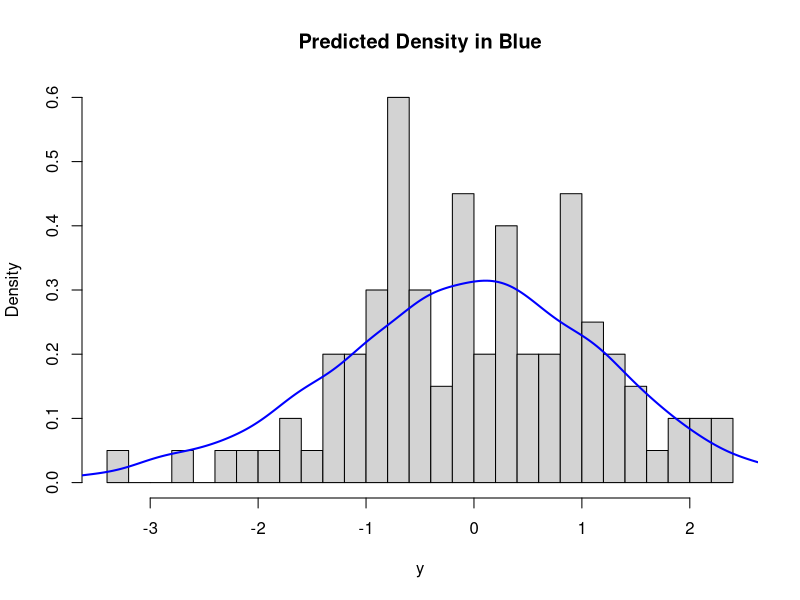
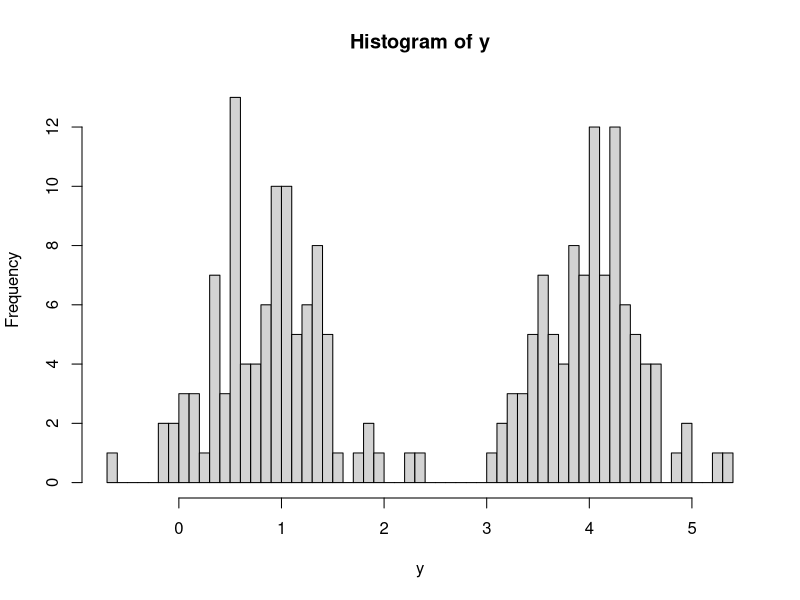

These charts were generated, in order, by the following R code: (Note: this script raises an error after producing the figures.)
# MCMC Exercise 12
# Gaussian Mixture Model with Infinite (M) Components
# April 2017
# Jennifer Starling

rm(list=ls())

#================================================================
# Gibbs Sampler =================================================
#================================================================

gibbs = function(y,alpha,Napp,iter=11000,burn=1000,thin=2){
	#-------------------------------------------------------------
	#FUNCTION: 	Gibbs Sampler for infinite-component Gaussian mixture model with known weights.
	#-------------------------------------------------------------
	#MODEL:		
	#-------------------------------------------------------------
	#INPUTS: 	y = vector of observations (data).
	#		a, b = hyperparams for sig.sq ~ IG(a,b).
	#		m, tau = hyperparams for mu.j ~ N(m,1/tau)
	#-------------------------------------------------------------
	#OUTPUTS:	
	#-------------------------------------------------------------
	require(Hmisc) #For generating random multinomials (vectorized).
	
	#Number of data points.
	n = length(y)
	
	#Hyperparameters for mu.j's.  mu.j ~ N(m,tau.sq)
	m = 0
	tau.sq = 100
	
	#Hyperparameters for lambda.  lambda ~ IG(a,b)
	a = .5
	b = .5
	
	#Calculate the deterministic (known) weight sequence.
	wi.seq = alpha^(1:Napp)
	
	#Data structures to hold values for each Gibbs iteration.
	#Using lists here, since dimension varies for each iteration.
	
	M = rep(0,iter)	#For tracking number of components in each sample.
	mu.j = list()		#mu components for each mu.j.
	w.j = list()		#Holds vector of weights for each component.
	d.i = list()		#Component assignments for each obs.
	u.i = list()		#Holds mu.i for each iteration for each obs.

	lambda = rep(.1,iter)	#Holds lambda values and initializes to .1.
	x.pred = rep(0,iter)	#Holds x from predictive for each iter.
	
	#Begin by selecting a random M>1, and randomizing some d.i values.
	M[1] = 5					#Indicates number of components in 1st Gibbs iter.
	d.i[[1]] = sample(1:M[1],n,replace=T)	#Indicates which component each obs belongs to.
	
	#Initialize weights based on initial M.
	w.j[[1]] = wi.seq[1:M[1]]
	
	#Initialize mu.j and u.i values based on initial M.
	mu.j[[1]] = rep(0,M[1])
	w.di = w.j[[1]][d.i[[1]]]
	u.i[[1]] = runif(n,0,w.di[[1]])
	
	#-------------------------------------------------------------
	#Iterate through sampler.
	for (k in 2:iter){
		
		### Progress report.
		if(k %% 100 == 0) {
			print(sprintf('Iteration %i out of %i...',k,iter))
		}
		
		#-------------------------------------------------------
		### Update lambda (1/sig.sq).
		
		#\sum_{i=1}^{n}(y.i - mu_{d.i})^2
		SS = sum((y - mu.j[[k-1]][d.i[[k-1]]])^2)
		
		lambda[[k]] = rgamma(1, n/2+a, b + SS/2)
		
		#-------------------------------------------------------
		### Update mu.j (normal-normal update within each group)
		nj = as.numeric(table(d.i[[k-1]]))
		ybar = aggregate(y,list(d.i[[k-1]]),mean)$x
		
		var = 1 / (1/tau.sq + nj*lambda[[k-1]])
		mean = var * ( (1/tau.sq)*m + nj*lambda[[k-1]]*ybar)
				
		mu.j[[k]] = rnorm(M[k-1],mean,sqrt(var))
		
		#-------------------------------------------------------
		### Update u.i.
		w.di = w.j[[k-1]][d.i[[k-1]]]	 #Weight for each obs i; w_{di}
		u.i[[k]] = runif(n,0,w.di)

		#-------------------------------------------------------
		### Update M, p(d.i=j) and d.i.
		
		M[k] = max(floor(log(u.i[[k]])/log(.5)))
		
			# NOTE: How to determine number of new components:
			# u.i < (1/2)^2 --> j < log(u.i)/log(.5)
			# Number of new components = max{ floor( log(u.i) / log(.5) ) }
		
		#Update weights based on new number of possible components.  
		#   (Known, just grabbing vector of right length.)
		w.j[[k]] = wi.seq[1:M[k]]
		
		#Adjust mu.j based on having > or < components in M+1 than M.
		if (M[k] > M[k-1]){
			#Fill in extra mu.j[[k]] components with samples from prior.
			new.mu = rnorm(M[k] - M[k-1], m, sqrt(tau.sq))
			mu.j[[k]] = c(mu.j[[k]], new.mu)
		}
		
		if (M[k] < M[k-1]){
			print('M[k] < M[k-1] IS TRUE')
			#Remove extra mu.j[[k]] components.
			mu.j[[k]] = mu.j[[k]][1:M[k]]
		}
		
		#Update vectors of P(d.i = j | ...) based on new weights. 
		probs = matrix(0,n,M[k])  #A (x by K) matrix to hold prob vecs for each obs.
		
		for (j in 1:M[k]){
			ind = u.i[[k]] < w.j[[k]][j]
			probs[,j] = ind * w.j[[k]][j] * dnorm(y,mu.j[[k]][j],sqrt(1/lambda[[k]]))
		}
		
		#Normalize probs for each obs i.
		probs = probs / rowSums(probs) 
		probs[is.na(probs)] = 0	#Weights with 0 in all cols will give NA.  Reset to zero.
	
		#Draw new P(d.i = j | ...) from multinomial.
		d.i[[k]] = as.numeric(rMultinom(probs,1))
			
		#-------------------------------------------------------------
		### GAPS UPDATE:
		#Calculate sample sizes in all categories.
		ncounts = as.numeric(table(factor(d.i[[k]],levels=1:M[[k]])))
		empty = which(ncounts==0)
		nonempty = which(ncounts>0)
		
		if (length(empty)>0){
			#Drop any zero categories from mu and w, and update M to include 
			#count of nonzero categories only.
			mu.j[[k]] = mu.j[[k]][-which(ncounts==0)]
			w.j[[k]] = w.j[[k]][-which(ncounts==0)]
		
			M[[k]] = sum(ncounts>0)
			
			#Shift d.i values to remove gaps.  
			#Ex: 2,4,5 as nonzeros become 1,2,3.
			shifted.di.list = sort(unique(d.i[[k]]))
			d.i[[k]] = match(d.i[[k]],shifted.di.list)	
		}
			
		#-------------------------------------------------------------
		### Sample a new x from predictive density.
		
		#First sample a component using the updated weights.
		new.component = sample(1:M[[k]], 1, prob=w.j[[k]])
		x.pred[[k]] = rnorm(1,mu.j[[k]][new.component],sqrt(1/lambda[k]))
			
	} #End Gibbs Sampler.
	
	#Burn beginning observations.
	if (burn > 0){
		x.pred = x.pred[-burn]
		lambda = lambda[-burn]
		M = M[-burn]
		mu.j = mu.j[-burn]
		d.i = d.i[-burn]
		w.j = w.j[-burn]
	}
	
	#Thin observations.
	if (thin > 0){
		idx.keep = seq(1,length(x.pred),by=thin)
		x.pred = x.pred[idx.keep]
		lambda = lambda[idx.keep]
		M = M[idx.keep]
		mu.j = mu.j[idx.keep]
		d.i = d.i[idx.keep]
		w.j = w.j[idx.keep]
	}
	
	#Return results.
	return(list(x.pred=x.pred, lambda=lambda, M=M, mu.j=mu.j, d.i=d.i, w.j=w.j))
} #End function.


#================================================================
# Test Sampler on N(0,1) Single-Component Data ==================
#================================================================

# Generate data; n=100 obs from the standard normal density.
n=100
y = rnorm(n,0,1)

# Run Gibbs Sampler.
output = gibbs(y,alpha=.5,Napp=100,iter=6000,burn=1000,thin=2)

#Plot of predictive.
#pdf('/Users/jennstarling/UTAustin/2017S_MCMC/Exercises/Exercise-12/Figures/weights_known_stdNormal.pdf')
hist(y,breaks=30,freq=F,main='Predicted Density in Blue')
lines(density(output$x.pred),col='blue',lwd=2)
#dev.off()

#================================================================
# Run Sampler on 3-Class Well-Separated Data & Analyze Results ==
#================================================================

# Generate well-separated 2-class data.
y = c(rnorm(100,1,.5),rnorm(100,4,.5))
hist(y,breaks=50)

output = gibbs(y,alpha=.5,Napp=100,iter=6000,burn=1000,thin=2)

#Plot of predictive.
pdf('/Users/jennstarling/UTAustin/2017S_MCMC/Exercises/Exercise-12/Figures/inf_gaussian_posterior_pred_3class.pdf')
hist(output$x.pred,breaks=50,main='Plot of Posterior Predictive Density', xlab='Posterior Predictive',freq=F)
curve(.5*dnorm(x,1,.5) + .5*dnorm(x,4,.5),col='blue',add=T)
dev.off()
